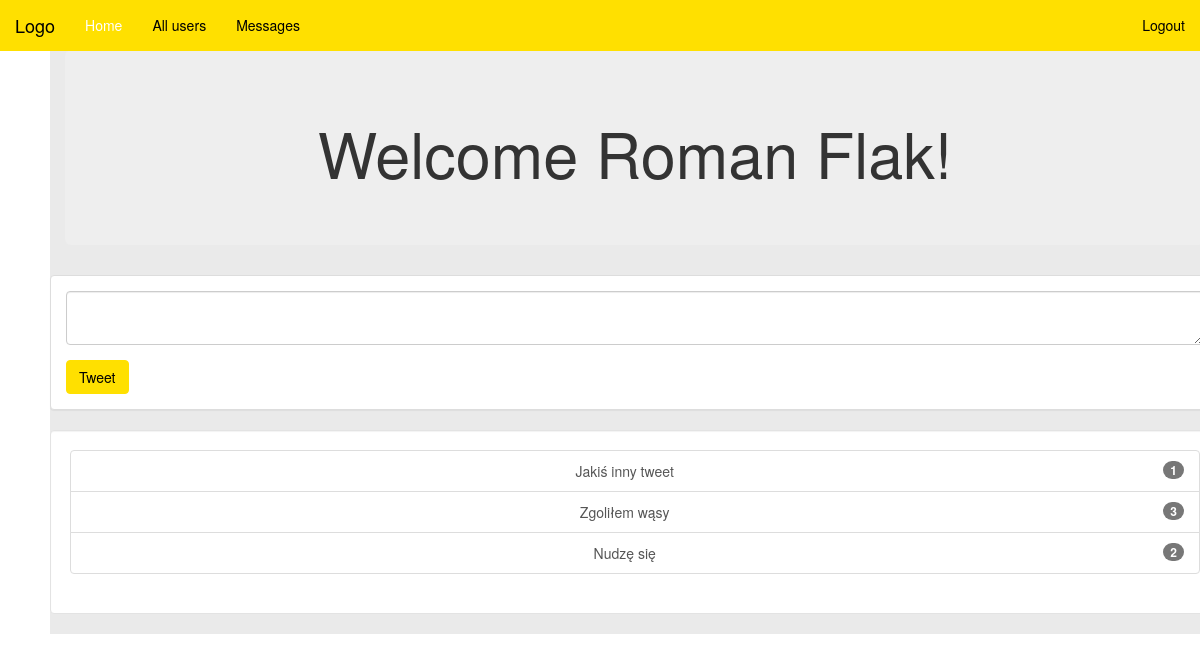
The app's page /index.php (signed in), older data.
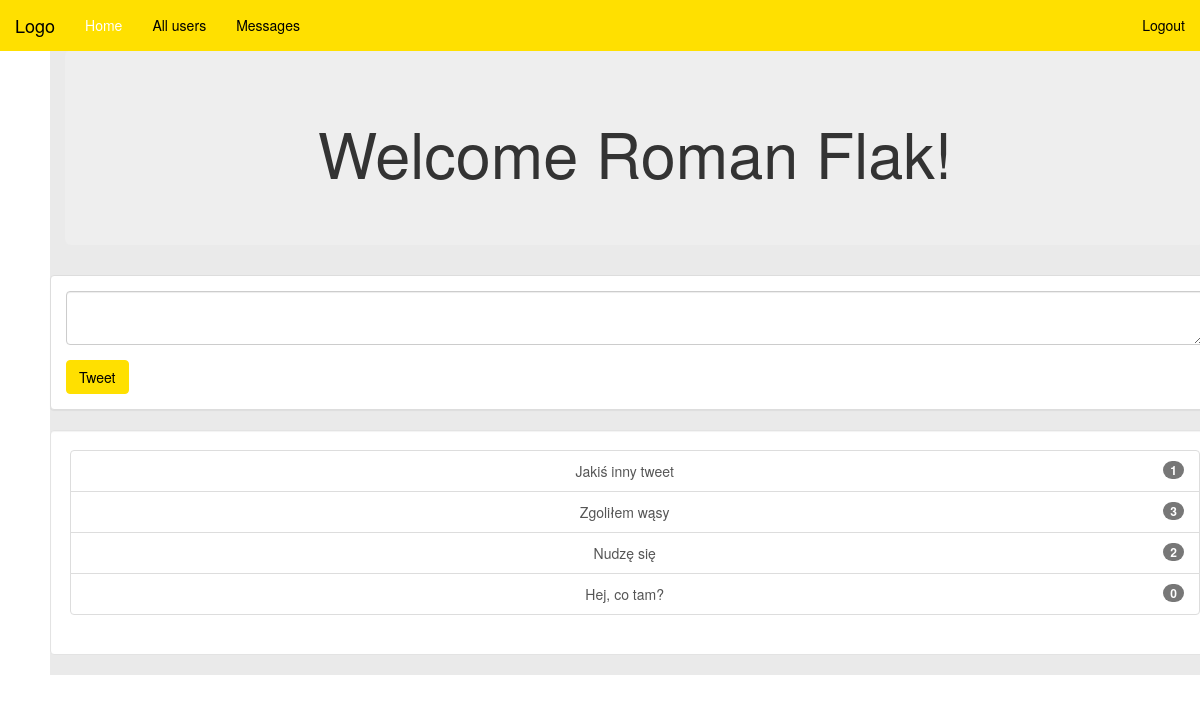
The same page, newer data.
### tables this page shows
CREATE TABLE IF NOT EXISTS `Tweet` (
  `id` int(11) NOT NULL AUTO_INCREMENT,
  `user_id` int(11) NOT NULL,
  `text` varchar(140) NOT NULL,
  PRIMARY KEY (`id`),
  KEY `user_id` (`user_id`)
);

### src/User.php (called while the page is built, shortened)
<?php
class User {
    private $fullName;
    public function __construct() {
        $this->fullName = "";
    }
    public function getFullName() {
        return $this->fullName;
    }
    public function loadFromDB(mysqli $conn, $id) {
        $sql = "SELECT * FROM User WHERE id=$id";
        $result = $conn->query($sql);
        if($result->num_rows == 1) {
            $rowUser = $result->fetch_assoc();
            $this->fullName = $rowUser['fullName'];
            return $this;
        }
        else {
            return null;
        }
    }
}

### src/Tweet.php (called while the page is built, shortened)
<?php
require_once 'User.php';
class Tweet {
    public static function loadAllTweets(mysqli $conn, $userId) {
        $sql = "SELECT * FROM Tweet WHERE user_id = $userId";
        $result = $conn->query($sql);
        if($result->num_rows > 0) {
            $tweetsArray = [];
            while($row = $result->fetch_assoc()) {
                $tweet = new Tweet();
                $tweet->id = $row['id'];
                $tweet->text = $row['text'];
                $tweetsArray[]= $tweet;
            }
            return $tweetsArray;
        }
    }
    private $id;
    private $text;
    function __construct() {
        $this->id = -1;
        $this->text = "";
    }
    function getID() {
        return $this->id;
    }
    function getText() {
        return $this->text;
    }
}

### src/Comment.php (called while the page is built, shortened)
<?php
class Comment {
    public static function loadAllComments(mysqli $conn, $tweetId) {
        $sql = "SELECT * FROM Comment WHERE tweet_id = $tweetId ORDER BY Comment.creation_date";
        $result = $conn->query($sql);
        if($result->num_rows > 0) {
            $commentsArray = [];
            while($row = $result->fetch_assoc()) {
                $comment = new Comment;
                $comment->id = $row['id'];
                $comment->tweetId = $row['tweet_id'];
                $comment->userId = $row['user_id'];
                $comment->text = $row['text'];
                $comment->creationDate = $row['creation_date'];
                $commentsArray[]= $comment;
            }
            return $commentsArray;
        }
    }
}

### index.php (the view, shortened to what this page needs)
<!DOCTYPE html>
<?php
require_once './src/User.php';
require_once './src/connection.php';
require_once './src/Tweet.php';
require_once './src/Comment.php';
$userInfo = new User();
$userInfo->loadFromDB($conn, $_SESSION['loggedUserId']);
$userName = $userInfo->getFullName();
?>
<html>
    <head>
        <link rel="stylesheet" href="./css/style.css">
        <link rel="stylesheet" href="./css/bootstrap.css">
    </head>
    <body>
        <nav class="navbar navbar-inverse navbar-fixed-top">
            <div class="container-fluid">
                <div class="navbar-header">
                    <a class="navbar-brand" href="index.php">Logo</a>
                </div>
                <div class="collapse navbar-collapse" id="myNavbar">
                    <ul class="nav navbar-nav">
                        <li class="active"><a href="index.php">Home</a></li>
                        <li><a href='all_users.php'>All users</a></li>
                        <li><a href='messages_page.php'>Messages</a></li>
                    </ul>
                    <ul class="nav navbar-nav navbar-right">
                        <li><a href='logout.php'>Logout</a> </li>
                    </ul>
                </div>
            </div>
        </nav>
        <div class="container text-center">
            <div class="jumbotron">
                <?php echo("<h1>Welcome $userName!</h1>") ?>
            </div>
            <div class="row">
                <div class="col-md-12">
                    <div class="panel panel-default text-left">
                        <div class="panel-body">
                            <form method="post" role="form">
                                <div class="form-group">
                                    <textarea class="form-control" name="tweet" maxlength="140"></textarea>
                                </div>
                                <input class="btn btn-info" type="submit" value="Tweet">
                            </form>
                        </div>
                    </div>
                </div>
            </div>
            <?php
            $allTweets = Tweet::loadAllTweets($conn, $_SESSION['loggedUserId']);
            echo(
            '<div class="row">
                  <div class="col-md-12">
                    <div class="well">
                        <div class="list-group">');
            for ($i = 0; $i < count($allTweets); $i++) {
                $tweetId = $allTweets[$i]->getID();
                $tweetText = $allTweets[$i]->getText();
                $tweetComments = Comment::loadAllComments($conn, $tweetId);
                $commentsCount = count($tweetComments);
                echo("<a class='list-group-item' href='tweet_page.php?id=$tweetId'>$tweetText<span class='badge'>$commentsCount</span></a>");
            }
            echo(
            '</div>
                    </div>
                  </div>
                </div>');
            ?>
        </div>
    </body>
</html>

Row changes from the older to the newer data that the page shows:
added tweet: text "Hej, co tam?", commentsCount "0"
